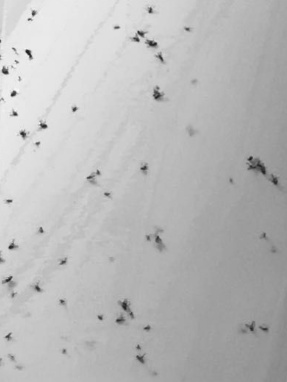
#> input picture picture/cangtest0gray.jpg, 287 x 382 px
$ python sample2.py
#> lines starting #> are read from the running program, lines starting #| are printed output that depends on the picture
#coding=utf-8
#显示灰度图效果
from PIL import Image
import matplotlib.pyplot as plt

from matplotlib.font_manager import FontProperties
font = FontProperties(fname=r"c:\windows\fonts\SimSun.ttc", size=15)


path = "./picture"

cang = Image.open(path+'/cangtest0gray.jpg')
#> cang is the input picture: PIL image 287x382 L; min 29, max 250, mean 185.9
rice = Image.open(path+'/ricetestgray.jpg')
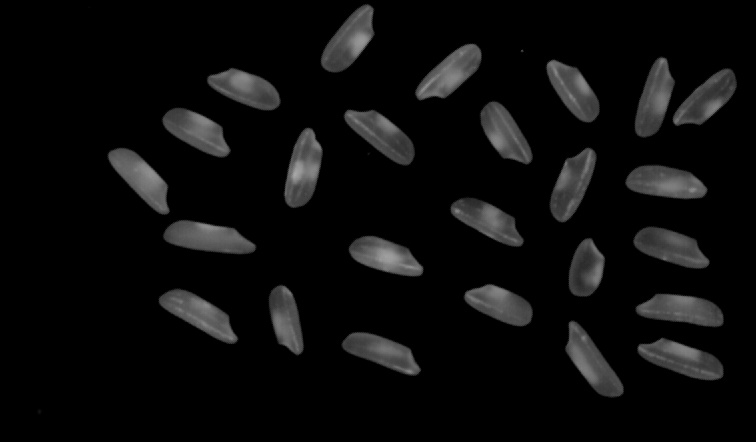
#> input picture picture/ricetestgray.jpg, 756 x 442 px
#> rice is the input picture: PIL image 756x442 L; min 0, max 170, mean 12.4
flygray = Image.open(path+'/fly0gray.jpg')
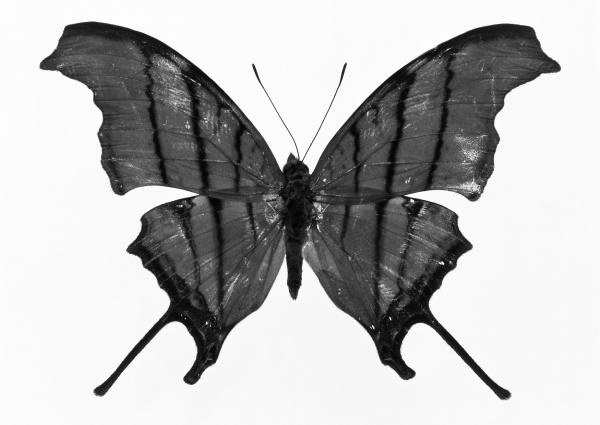
#> input picture picture/fly0gray.jpg, 600 x 425 px
#> flygray is the input picture: PIL image 600x425 L; min 0, max 255, mean 184.4
zhizhugray = Image.open(path+'/zhizhu0gray.jpg')
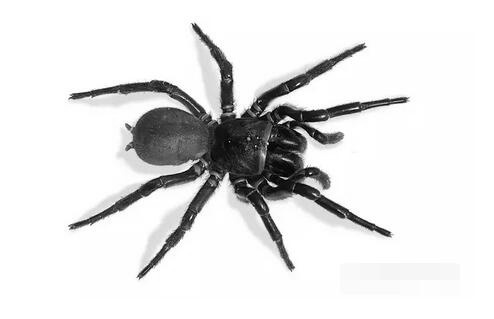
#> input picture picture/zhizhu0gray.jpg, 494 x 319 px
#> zhizhugray is the input picture: PIL image 494x319 L; min 0, max 255, mean 226.2

plt.subplot(2,2,1)
plt.title(u'蝴蝶灰度图',fontproperties=font)
plt.imshow(flygray,plt.cm.gray)
plt.axis('off')     #不显示坐标尺寸

plt.subplot(2,2,2)
plt.title(u'蜘蛛灰度图',fontproperties=font)   #第三幅图片标题
plt.imshow(zhizhugray,plt.cm.gray)
plt.axis('off')     #不显示坐标尺寸

plt.subplot(2,2,3)
plt.title(u'粘板灰度图',fontproperties=font)   #第三幅图片标题
plt.imshow(cang,plt.cm.gray)
plt.axis('off')     #不显示坐标尺寸

plt.subplot(2,2,4)
plt.title(u'大米灰度图',fontproperties=font)   #第三幅图片标题
plt.imshow(rice,plt.cm.gray)
plt.axis('off')     #不显示坐标尺寸

plt.show()
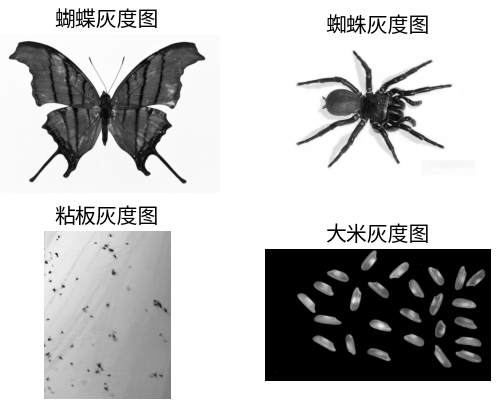
#> figure drawn by matplotlib, 4 panels
